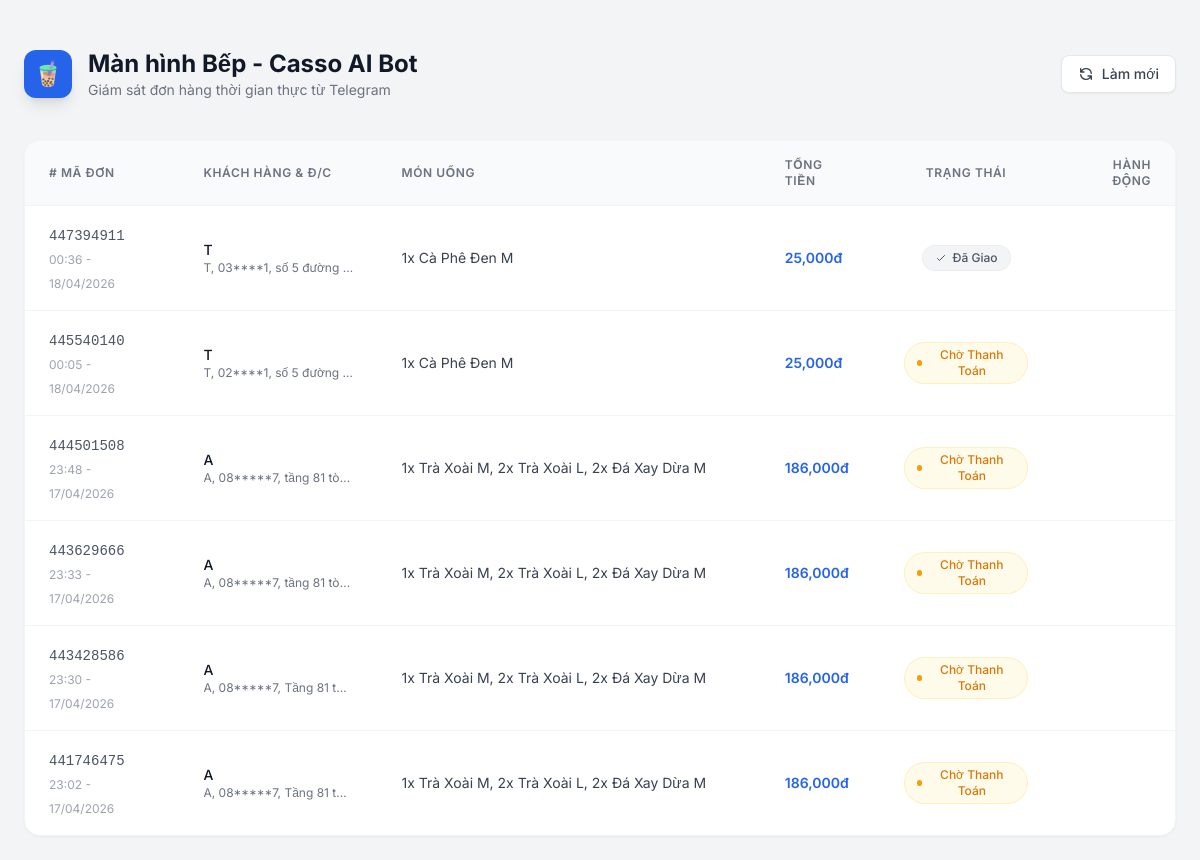
/dashboard, run on the app's committed database.
### app/models/db_models.py (models this page shows)
class Order(Base):
    __tablename__ = "orders"
    id = Column(Integer, primary_key=True, index=True)
    order_code = Column(BigInteger, unique=True, index=True)
    chat_id = Column(BigInteger)
    order_items = Column(Text)       # Trích xuất danh sách món AI phân tích
    customer_info = Column(Text)     # Tên, địa chỉ, sđt
    amount = Column(Integer)
    status = Column(String, default="PENDING") # PENDING, PAID, DELIVERED
    created_at = Column(DateTime(timezone=True), server_default=func.now())

### app/api/dashboard.py (the view)
@router.get("/dashboard")
async def get_dashboard(request: Request, db: Session = Depends(get_db)):
    orders = db.query(Order).order_by(Order.created_at.desc()).all()
    return templates.TemplateResponse(
        request=request,
        name="dashboard.html",
        context={"orders": orders, "timedelta": timedelta}
    )

### app/templates/dashboard.html (shortened to what this page needs)
<!DOCTYPE html>
<html lang="vi">
<head>
    <script src="https://cdn.tailwindcss.com"></script>
</head>
<body class="text-gray-800 antialiased p-6">
    <div class="max-w-7xl mx-auto">
        <header class="flex items-center justify-between py-6 mb-4 fade-in">
            <div class="flex items-center gap-4">
                <div class="w-12 h-12 bg-blue-600 text-white rounded-xl flex items-center justify-center text-2xl font-bold shadow-lg">
                    🧋
                </div>
                <div>
                    <h1 class="text-2xl font-bold text-gray-900">Màn hình Bếp - Casso AI Bot</h1>
                    <p class="text-sm text-gray-500">Giám sát đơn hàng thời gian thực từ Telegram</p>
                </div>
            </div>
            <div>
                <button onclick="window.location.reload();" class="px-4 py-2 bg-white border border-gray-200 rounded-lg shadow-sm text-sm font-medium text-gray-700 hover:bg-gray-50 hover:text-blue-600 transition-colors flex items-center gap-2">
                    <svg class="w-4 h-4" fill="none" stroke="currentColor" viewBox="0 0 24 24"><path stroke-linecap="round" stroke-linejoin="round" stroke-width="2" d="M4 4v5h.582m15.356 2A8.001 8.001 0 004.582 9m0 0H9m11 11v-5h-.581m0 0a8.003 8.003 0 01-15.357-2m15.357 2H15"></path></svg>
                    Làm mới
                </button>
            </div>
        </header>
        <div class="bg-white rounded-2xl shadow-sm border border-gray-100 overflow-hidden fade-in" style="animation-delay: 0.1s;">
            <div class="overflow-x-auto">
                <table class="w-full text-left border-collapse">
                    <thead>
                        <tr class="bg-gray-50 text-gray-500 text-xs uppercase tracking-wider">
                            <th class="px-6 py-4 font-semibold border-b border-gray-100"># Mã Đơn</th>
                            <th class="px-6 py-4 font-semibold border-b border-gray-100">Khách Hàng & Đ/c</th>
                            <th class="px-6 py-4 font-semibold border-b border-gray-100 w-1/3">Món Uống</th>
                            <th class="px-6 py-4 font-semibold border-b border-gray-100">Tổng Tiền</th>
                            <th class="px-6 py-4 font-semibold border-b border-gray-100 text-center">Trạng Thái</th>
                            <th class="px-6 py-4 font-semibold border-b border-gray-100 text-right">Hành Động</th>
                        </tr>
                    </thead>
                    <tbody class="divide-y divide-gray-100">
                        {% for order in orders %}
                        <tr class="hover:bg-gray-50/50 transition-colors group">
                            <td class="px-6 py-4">
                                <span class="font-mono text-sm text-gray-600">{{ order.order_code }}</span><br>
                                <span class="text-xs text-gray-400">{{ (order.created_at + timedelta(hours=7)).strftime('%H:%M - %d/%m/%Y') if order.created_at else '' }}</span>
                            </td>
                            <td class="px-6 py-4">
                                <div class="text-sm font-medium text-gray-900">{{ order.customer_info.split(',')[0] if order.customer_info else 'N/A' }}</div>
                                <div class="text-xs text-gray-500 truncate max-w-[150px]" title="{{ order.customer_info }}">
                                    {{ order.customer_info }}
                                </div>
                            </td>
                            <td class="px-6 py-4 text-sm text-gray-700 whitespace-pre-wrap">{{ order.order_items }}</td>
                            <td class="px-6 py-4 text-sm font-semibold text-blue-600">{{ "{:,}".format(order.amount) }}đ</td>
                            <td class="px-6 py-4 text-center">
                                {% if order.status == 'PENDING' %}
                                    <span class="inline-flex items-center gap-1.5 px-3 py-1 rounded-full text-xs font-medium bg-amber-50 text-amber-600 border border-amber-200/50 relative">
                                        <span class="w-1.5 h-1.5 rounded-full bg-amber-500 animate-pulse"></span>
                                        Chờ Thanh Toán
                                    </span>
                                {% elif order.status == 'PAID' %}
                                    <span class="inline-flex items-center gap-1.5 px-3 py-1 rounded-full text-xs font-medium bg-emerald-50 text-emerald-600 border border-emerald-200/50">
                                        <span class="w-1.5 h-1.5 rounded-full bg-emerald-500"></span>
                                        Đã Thu Tiền
                                    </span>
                                {% elif order.status == 'DELIVERED' %}
                                    <span class="inline-flex items-center gap-1.5 px-3 py-1 rounded-full text-xs font-medium bg-gray-100 text-gray-600 border border-gray-200/50">
                                        <svg class="w-3 h-3" fill="none" stroke="currentColor" viewBox="0 0 24 24"><path stroke-linecap="round" stroke-linejoin="round" stroke-width="2" d="M5 13l4 4L19 7"></path></svg>
                                        Đã Giao
                                    </span>
                                {% endif %}
                            </td>
                            <td class="px-6 py-4 text-right">
                            </td>
                        </tr>
                        {% endfor %}
                    </tbody>
                </table>
            </div>
        </div>
    </div>
</body>
</html>

### app/templates/dashboard.html (style rules this page uses)
body { font-family: 'Inter', sans-serif; background-color: #f3f4f6; }
.fade-in { animation: fadeIn 0.5s ease-in-out; }

### data on the page
Order: order_code "447394911", created_at "00:36 - 18/04/2026", customer_info "T", customer_info "T, 03****1, số 5 đường 17", order_items "1x Cà Phê Đen M", amount "25,000", status "DELIVERED" (drawn)
Order: order_code "445540140", created_at "00:05 - 18/04/2026", customer_info "T", customer_info "T, 02****1, số 5 đường 18", order_items "1x Cà Phê Đen M", amount "25,000", status "PENDING" (drawn)
Order: order_code "444501508", created_at "23:48 - 17/04/2026", customer_info "A", customer_info "A, 08*****7, tầng 81 tò…", order_items "1x Trà Xoài M, 2x Trà Xoài L, 2x Đá Xay Dừa M", amount "186,000", status "PENDING" (drawn)
Order: order_code "443629666", created_at "23:33 - 17/04/2026", customer_info "A", customer_info "A, 08*****7, tầng 81 tò…", order_items "1x Trà Xoài M, 2x Trà Xoài L, 2x Đá Xay Dừa M", amount "186,000", status "PENDING" (drawn)
Order: order_code "443428586", created_at "23:30 - 17/04/2026", customer_info "A", customer_info "A, 08*****7, Tầng 81 t…", order_items "1x Trà Xoài M, 2x Trà Xoài L, 2x Đá Xay Dừa M", amount "186,000", status "PENDING" (drawn)
Order: order_code "441746475", created_at "23:02 - 17/04/2026", customer_info "A", customer_info "A, 08*****7, Tầng 81 t…", order_items "1x Trà Xoài M, 2x Trà Xoài L, 2x Đá Xay Dừa M", amount "186,000", status "PENDING" (drawn)
